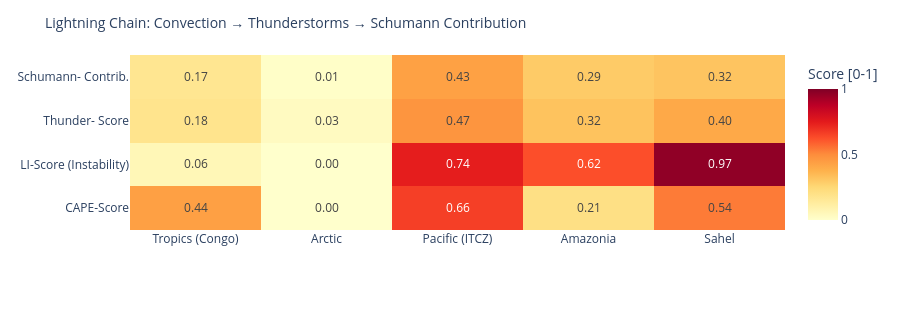

The notebook cell saved with this chart:
### Code cell
# ============================================================
# LIGHTNING CHAIN: Convection → Thunderstorms → Schumann
# Shows the causal chain per measurement point as heatmap
# ============================================================

def cape_score(v):
    """CAPE → normalized score [0,1]"""
    if v is None or pd.isna(v): return 0.0
    return min(1.0, float(v) / 3000)

def li_score(v):
    """Lifted Index: negative = unstable → score [0,1]"""
    if v is None or pd.isna(v): return 0.3
    return min(1.0, max(0.0, (-float(v) + 6) / 12))

def cloud_score(v):
    if v is None or pd.isna(v): return 0.3
    return float(v) / 100

def thunder_score(row):
    """Kombinierter Gewitterwahrscheinlichkeits-Score
    CAPE + LI + Bedeckung + WMO-Gewitter + konvektiver Niederschlag (showers)
    Hinweis: X-Ray und Kp sind kein Bestandteil – nur geomagn./solarer Kontext.
    """
    cs = cape_score(row.get('cape'))
    ls = li_score(row.get('li'))
    cl = cloud_score(row.get('cloud'))
    t  = 1.0 if row.get('thunderstorm') else 0.0
    # Convective precipitation (showers) as additional indicator
    sh = min(1.0, (row.get('showers') or 0) / 5.0)
    return round(cs * 0.30 + ls * 0.25 + cl * 0.15 + t * 0.20 + sh * 0.10, 3)

def schumann_contribution(t_score, lat):
    """Schumann contribution: higher in tropics (±30°), scaled by thunderstorm score"""
    lat_weight = max(0.3, 1.0 - abs(lat) / 60)
    return round(t_score * lat_weight, 3)

df_atm['cape_score']   = df_atm.apply(lambda r: cape_score(r['cape']), axis=1)
df_atm['li_score']     = df_atm.apply(lambda r: li_score(r['li']),    axis=1)
df_atm['thunder_score']= df_atm.apply(lambda r: thunder_score(r.to_dict()), axis=1)
df_atm['schumann_contribution'] = df_atm.apply(
    lambda r: schumann_contribution(r['thunder_score'], r['lat']), axis=1)

metrics = ['cape_score', 'li_score', 'thunder_score', 'schumann_contribution']
labels  = ['CAPE-Score', 'LI-Score\n(Instability)', 'Thunder-\nScore', 'Schumann-\nContrib.']
z_data  = [df_atm[m].tolist() for m in metrics]

fig = go.Figure(go.Heatmap(
    z=z_data,
    x=df_atm['point'].tolist(),
    y=labels,
    colorscale='YlOrRd',
    zmin=0, zmax=1,
    text=[[f'{v:.2f}' for v in row] for row in z_data],
    texttemplate='%{text}', textfont=dict(size=12),
    colorbar=dict(title='Score [0-1]')
))
fig.update_layout(
    title=dict(text='Lightning Chain: Convection → Thunderstorms → Schumann Contribution', font=dict(size=14)),
    height=310,
    plot_bgcolor='rgba(0,0,0,0)', paper_bgcolor='rgba(0,0,0,0)',
    margin=dict(l=130, r=80, t=55, b=80)
)
fig.show()

### Figure 1 — Plotly figure (JSON) as saved in the notebook; plotly's stock layout.template omitted (floating-point values rounded to 4 significant figures)
{"data": [{"colorbar": {"title": {"text": "Score [0-1]"}}, "colorscale": [[0.0, "rgb(255,255,204)"], [0.125, "rgb(255,237,160)"], [0.25, "rgb(254,217,118)"], [0.375, "rgb(254,178,76)"], [0.5, "rgb(253,141,60)"], [0.625, "rgb(252,78,42)"], [0.75, "rgb(227,26,28)"], [0.875, "rgb(189,0,38)"], [1.0, "rgb(128,0,38)"]], "text": [["0.44", "0.00", "0.66", "0.21", "0.54"], ["0.06", "0.00", "0.74", "0.62", "0.97"], ["0.18", "0.03", "0.47", "0.32", "0.40"], ["0.17", "0.01", "0.43", "0.29", "0.32"]], "textfont": {"size": 12}, "texttemplate": "%{text}", "type": "heatmap", "x": ["Tropics (Congo)", "Arctic", "Pacific (ITCZ)", "Amazonia", "Sahel"], "y": ["CAPE-Score", "LI-Score\n(Instability)", "Thunder-\nScore", "Schumann-\nContrib."], "z": [[0.4367, 0.0, 0.66, 0.2067, 0.5367], [0.05833, 0.0, 0.7417, 0.625, 0.9667], [0.182, 0.032, 0.473, 0.321, 0.404], [0.17, 0.01, 0.434, 0.294, 0.316]], "zmax": 1, "zmin": 0}], "layout": {"height": 310, "margin": {"b": 80, "l": 130, "r": 80, "t": 55}, "paper_bgcolor": "rgba(0,0,0,0)", "plot_bgcolor": "rgba(0,0,0,0)", "title": {"font": {"size": 14}, "text": "Lightning Chain: Convection → Thunderstorms → Schumann Contribution"}}}
